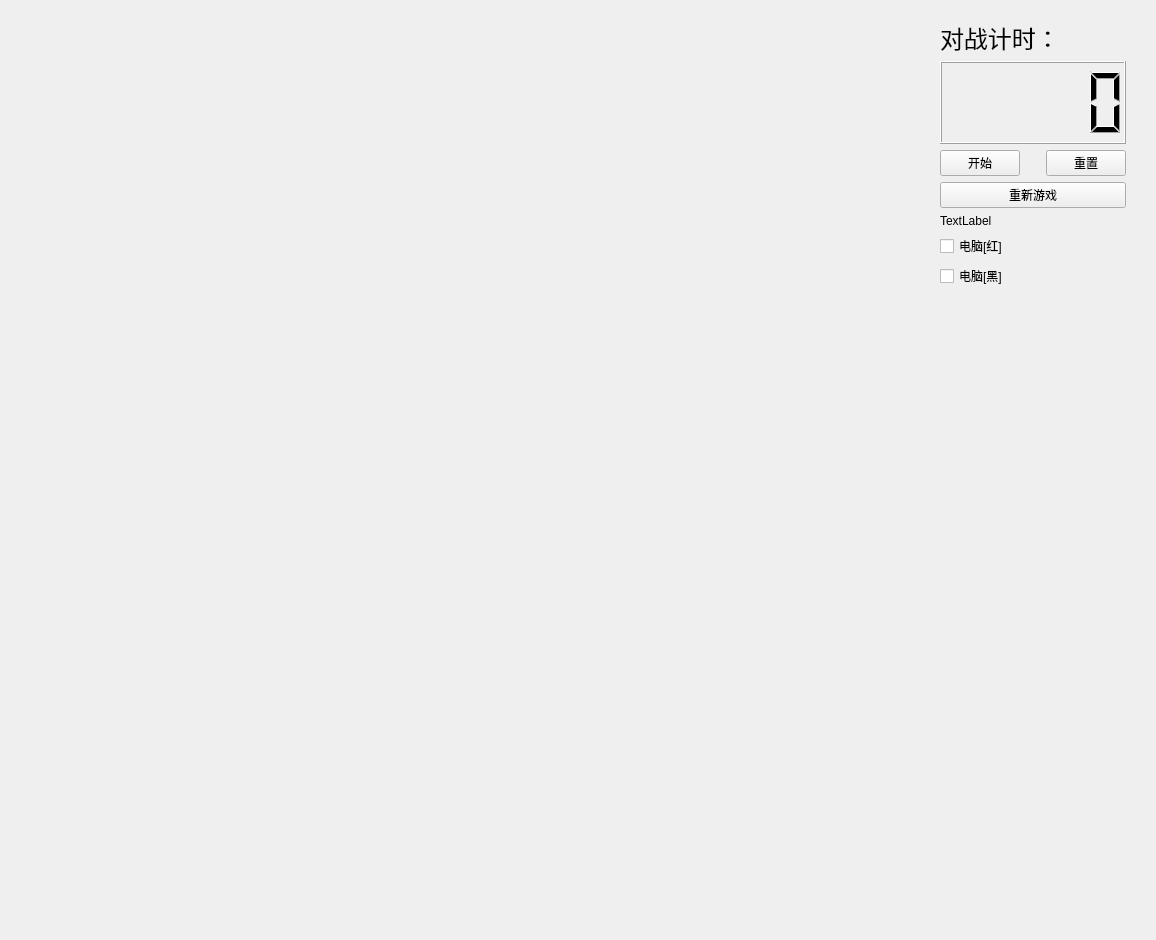
<?xml version="1.0" encoding="UTF-8"?>
<ui version="4.0">
 <class>ChessBoard</class>
 <widget class="QMainWindow" name="ChessBoard">
  <property name="geometry">
   <rect>
    <x>0</x>
    <y>0</y>
    <width>1156</width>
    <height>940</height>
   </rect>
  </property>
  <property name="windowTitle">
   <string>MainWindow</string>
  </property>
  <widget class="QWidget" name="centralwidget">
   <layout class="QHBoxLayout" name="horizontalLayout" stretch="11,3">
    <property name="leftMargin">
     <number>0</number>
    </property>
    <property name="topMargin">
     <number>0</number>
    </property>
    <property name="rightMargin">
     <number>0</number>
    </property>
    <property name="bottomMargin">
     <number>0</number>
    </property>
    <item>
     <widget class="QLabel" name="label">
      <property name="sizePolicy">
       <sizepolicy hsizetype="Expanding" vsizetype="Preferred">
        <horstretch>0</horstretch>
        <verstretch>0</verstretch>
       </sizepolicy>
      </property>
      <property name="text">
       <string/>
      </property>
      <property name="scaledContents">
       <bool>false</bool>
      </property>
     </widget>
    </item>
    <item>
     <widget class="QWidget" name="verticalWidget" native="true">
      <property name="sizePolicy">
       <sizepolicy hsizetype="Preferred" vsizetype="Preferred">
        <horstretch>0</horstretch>
        <verstretch>0</verstretch>
       </sizepolicy>
      </property>
      <property name="styleSheet">
       <string notr="true">#verticalWidget{
border-image: url(:/images/b.jpg);
}</string>
      </property>
      <layout class="QVBoxLayout" name="verticalLayout">
       <property name="leftMargin">
        <number>30</number>
       </property>
       <property name="topMargin">
        <number>20</number>
       </property>
       <property name="rightMargin">
        <number>30</number>
       </property>
       <property name="bottomMargin">
        <number>50</number>
       </property>
       <item>
        <widget class="QLabel" name="label_2">
         <property name="font">
          <font>
           <pointsize>18</pointsize>
          </font>
         </property>
         <property name="text">
          <string>对战计时：</string>
         </property>
        </widget>
       </item>
       <item>
        <widget class="QLCDNumber" name="lcdNumber">
         <property name="sizePolicy">
          <sizepolicy hsizetype="Minimum" vsizetype="Minimum">
           <horstretch>0</horstretch>
           <verstretch>0</verstretch>
          </sizepolicy>
         </property>
         <property name="minimumSize">
          <size>
           <width>0</width>
           <height>83</height>
          </size>
         </property>
        </widget>
       </item>
       <item>
        <layout class="QHBoxLayout" name="horizontalLayout_2">
         <property name="topMargin">
          <number>0</number>
         </property>
         <item>
          <widget class="QPushButton" name="pushButton_start">
           <property name="sizePolicy">
            <sizepolicy hsizetype="Minimum" vsizetype="Preferred">
             <horstretch>0</horstretch>
             <verstretch>0</verstretch>
            </sizepolicy>
           </property>
           <property name="text">
            <string>开始</string>
           </property>
          </widget>
         </item>
         <item>
          <spacer name="horizontalSpacer">
           <property name="orientation">
            <enum>Qt::Horizontal</enum>
           </property>
           <property name="sizeHint" stdset="0">
            <size>
             <width>40</width>
             <height>20</height>
            </size>
           </property>
          </spacer>
         </item>
         <item>
          <widget class="QPushButton" name="pushButton_reset">
           <property name="sizePolicy">
            <sizepolicy hsizetype="Minimum" vsizetype="Preferred">
             <horstretch>0</horstretch>
             <verstretch>0</verstretch>
            </sizepolicy>
           </property>
           <property name="text">
            <string>重置</string>
           </property>
          </widget>
         </item>
        </layout>
       </item>
       <item>
        <widget class="QPushButton" name="pushButton_restart">
         <property name="text">
          <string>重新游戏</string>
         </property>
        </widget>
       </item>
       <item>
        <widget class="QLabel" name="label_3">
         <property name="text">
          <string>TextLabel</string>
         </property>
        </widget>
       </item>
       <item>
        <widget class="QCheckBox" name="rCheckBox">
         <property name="text">
          <string>电脑[红]</string>
         </property>
         <property name="tristate">
          <bool>false</bool>
         </property>
        </widget>
       </item>
       <item>
        <widget class="QCheckBox" name="bCheckBox">
         <property name="text">
          <string>电脑[黑]</string>
         </property>
        </widget>
       </item>
       <item>
        <spacer name="verticalSpacer">
         <property name="orientation">
          <enum>Qt::Vertical</enum>
         </property>
         <property name="sizeHint" stdset="0">
          <size>
           <width>20</width>
           <height>40</height>
          </size>
         </property>
        </spacer>
       </item>
       <item>
        <layout class="QHBoxLayout" name="horizontalLayout_3">
         <property name="topMargin">
          <number>0</number>
         </property>
         <item>
          <spacer name="horizontalSpacer_2">
           <property name="orientation">
            <enum>Qt::Horizontal</enum>
           </property>
           <property name="sizeHint" stdset="0">
            <size>
             <width>40</width>
             <height>20</height>
            </size>
           </property>
          </spacer>
         </item>
        </layout>
       </item>
      </layout>
     </widget>
    </item>
   </layout>
  </widget>
  <widget class="QMenuBar" name="menubar">
   <property name="geometry">
    <rect>
     <x>0</x>
     <y>0</y>
     <width>1156</width>
     <height>26</height>
    </rect>
   </property>
  </widget>
 </widget>
 <resources/>
 <connections/>
</ui>
